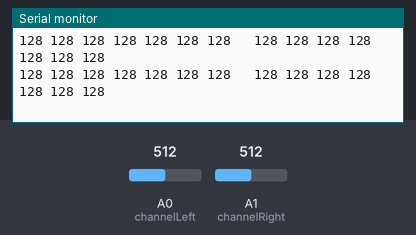
This sketch was run on a simulated Arduino Mega 2560, built with avr-gcc and run on an emulated ATmega2560. Shown: the last lines printed to the serial monitor. The test bench sets the inputs (shaded band); at power-on: A0 (channelLeft) = 512, A1 (channelRight) = 512.

Above: at 1.2 s.
1.3 s: A0 (channelLeft) set to 418
At 1.38 s:
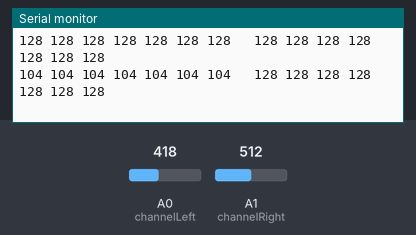
4.3 s: A0 (channelLeft) set to 390
At 4.44 s:
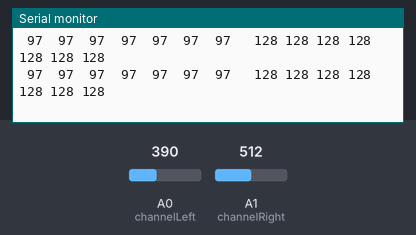
6.3 s: A1 (channelRight) set to 413
At 6.31 s:
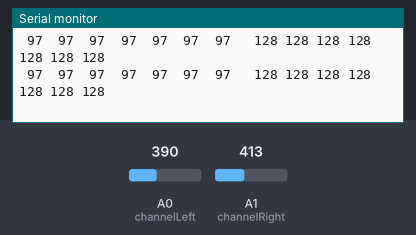
7.8 s: A1 (channelRight) set to 393
At 7.93 s:
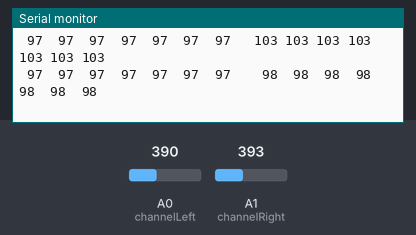

The sketch:

filter.ino
```cpp
// MSGEQ7 bands = 63Hz, 160Hz, 400Hz, 1,000Hz, 2,500Hz, 6,250Hz, 16,000Hz

int ctrlReset    = 23;                   // Digital pin 23 = signal to reset MSGEQ7s
int ctrlStrobe   = 22;                   // Digital pin 22 = signal to strobe (read data from) MSGEQ7s
int channelLeft  =  0;                   // Analog pin 0 = spectrum data from left channel
int channelRight =  1;                   // Analog pin 1 = spectrum data from right channel

int spectrumLeft[7];                     // Array to store 7 bands of spectrum data from left channel
int spectrumRight[7];                    // Array to store 7 bands of spectrum data from right channel


void setup()
{
  Serial.begin(9600);
  pinMode(ctrlReset,OUTPUT);             // Define reset as output
  pinMode(ctrlStrobe,OUTPUT);            // Define strobe as output
  digitalWrite(ctrlReset,LOW);           // Pull the reset signal low
  digitalWrite(ctrlStrobe,HIGH);         // Drive the strobe signal high
}


void loop()
{
  readMSGEQ7();

  // Display values from the left channel on the serial monitor
  for (int i = 0; i < 7; i++)
  {
    if (spectrumLeft[i] < 100) Serial.print(" ");
    if (spectrumLeft[i] <  10) Serial.print(" ");
    Serial.print(spectrumLeft[i]);
    Serial.print(" ");
  }
  Serial.print("  ");

  // Display values from the right channel on the serial monitor
  for (int i = 0; i < 7; i++)
  {
    if (spectrumRight[i] < 100) Serial.print(" ");
    if (spectrumRight[i] <  10) Serial.print(" ");
    Serial.print(spectrumRight[i]);
    Serial.print(" ");
  }
  Serial.println();
}


void readMSGEQ7()
// Read the seven spectrum bands from the MSGEQ7 chips
{
  digitalWrite(ctrlReset, HIGH);                     // Pulse the reset signal, which causes
  digitalWrite(ctrlReset, LOW);                      // the MSGEQ7s to latch the spectrum values
  delayMicroseconds(75);                             // Delay to meet minimum reset-to-strobe time

  for(int i=0; i <7; i++)                            // Cycle through the 7 spectrum bands
  {
    digitalWrite(ctrlStrobe,LOW);                    // Read current band (then increment to next band)
    delayMicroseconds(40);                           // Wait for outputs to settle

    spectrumLeft[i] = analogRead(channelLeft) / 4;   // Store current values from left & right channels
    spectrumRight[i] = analogRead(channelRight) / 4; // Divide 0-1023 by 4 to give 0-255

    digitalWrite(ctrlStrobe,HIGH);
    delayMicroseconds(40);                           // Delay to meet minimum strobe-to-strobe time
  }
}
```

Measured:
- the behaviour switches between 400 and 399 on A0 (channelLeft) (found by bisection; images 1 and 2)
- the behaviour switches between 400 and 399 on A1 (channelRight) (found by bisection; images 3 and 4)
- after the input at 1.3 s, the serial monitor: prints a new line after 0.08 s (image 1)
- after the input at 4.3 s, the serial monitor: prints a new line after 0.07 s (image 2)
- after the input at 7.8 s, the serial monitor: prints a new line after 0.13 s (image 4)
